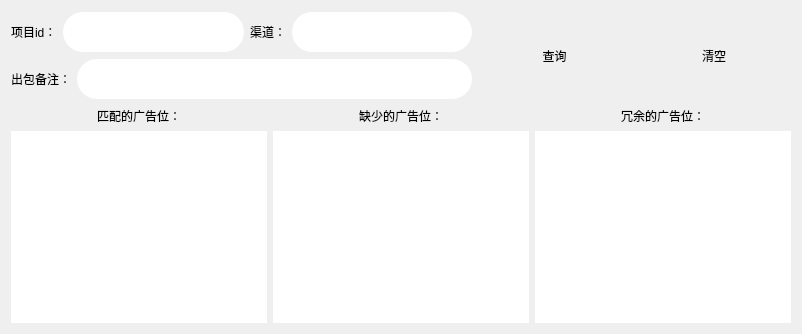
         <widget class="QWidget" name="tab_5">
          <attribute name="title">
           <string>    确认广告配置    </string>
          </attribute>
          <layout class="QVBoxLayout" name="verticalLayout_25">
           <item>
            <layout class="QHBoxLayout" name="horizontalLayout_10" stretch="6,2,2">
             <item>
              <layout class="QVBoxLayout" name="verticalLayout_21">
               <item>
                <layout class="QHBoxLayout" name="horizontalLayout_8">
                 <item>
                  <widget class="QLabel" name="label_18">
                   <property name="styleSheet">
                    <string notr="true">font: 14pt &quot;幼圆&quot;;</string>
                   </property>
                   <property name="text">
                    <string>项目id：</string>
                   </property>
                  </widget>
                 </item>
                 <item>
                  <widget class="QLineEdit" name="VerifyPrid">
                   <property name="minimumSize">
                    <size>
                     <width>0</width>
                     <height>40</height>
                    </size>
                   </property>
                   <property name="styleSheet">
                    <string notr="true">border-radius: 20px;
font: 14pt &quot;微软雅黑&quot;;
color: rgb(170, 255, 127);</string>
                   </property>
                  </widget>
                 </item>
                 <item>
                  <widget class="QLabel" name="label_19">
                   <property name="styleSheet">
                    <string notr="true">font: 14pt &quot;幼圆&quot;;</string>
                   </property>
                   <property name="text">
                    <string>渠道：</string>
                   </property>
                  </widget>
                 </item>
                 <item>
                  <widget class="QLineEdit" name="VerifyChan">
                   <property name="minimumSize">
                    <size>
                     <width>0</width>
                     <height>40</height>
                    </size>
                   </property>
                   <property name="styleSheet">
                    <string notr="true">border-radius: 20px;
font: 14pt &quot;微软雅黑&quot;;
color: rgb(170, 255, 127);</string>
                   </property>
                  </widget>
                 </item>
                </layout>
               </item>
               <item>
                <layout class="QHBoxLayout" name="horizontalLayout_9">
                 <item>
                  <widget class="QLabel" name="label_20">
                   <property name="styleSheet">
                    <string notr="true">font: 14pt &quot;幼圆&quot;;</string>
                   </property>
                   <property name="text">
                    <string>出包备注：</string>
                   </property>
                  </widget>
                 </item>
                 <item>
                  <widget class="QLineEdit" name="PackageInfo">
                   <property name="minimumSize">
                    <size>
                     <width>0</width>
                     <height>40</height>
                    </size>
                   </property>
                   <property name="styleSheet">
                    <string notr="true">border-radius: 20px;
font: 14pt &quot;微软雅黑&quot;;
color: rgb(170, 255, 127);</string>
                   </property>
                  </widget>
                 </item>
                </layout>
               </item>
              </layout>
             </item>
             <item>
              <widget class="QPushButton" name="VerifyAd">
               <property name="minimumSize">
                <size>
                 <width>0</width>
                 <height>90</height>
                </size>
               </property>
               <property name="styleSheet">
                <string notr="true">QPushButton
{border-radius:10px;
font: 28pt &quot;幼圆&quot;;}</string>
               </property>
               <property name="text">
                <string>查询</string>
               </property>
              </widget>
             </item>
             <item>
              <widget class="QPushButton" name="ClearVerifyAdText">
               <property name="minimumSize">
                <size>
                 <width>0</width>
                 <height>90</height>
                </size>
               </property>
               <property name="styleSheet">
                <string notr="true">QPushButton
{border-radius:10px;
font: 28pt &quot;幼圆&quot;;}</string>
               </property>
               <property name="text">
                <string>清空</string>
               </property>
              </widget>
             </item>
            </layout>
           </item>
           <item>
            <layout class="QHBoxLayout" name="horizontalLayout_11">
             <item>
              <layout class="QVBoxLayout" name="verticalLayout_22">
               <item>
                <widget class="QLabel" name="label_21">
                 <property name="styleSheet">
                  <string notr="true">font: 14pt &quot;幼圆&quot;;</string>
                 </property>
                 <property name="text">
                  <string>匹配的广告位：</string>
                 </property>
                 <property name="alignment">
                  <set>Qt::AlignCenter</set>
                 </property>
                </widget>
               </item>
               <item>
                <widget class="QTextBrowser" name="MatchText">
                 <property name="styleSheet">
                  <string notr="true">border-radius: 20px;
font: 14pt &quot;微软雅黑&quot;;
color: rgb(170, 255, 127);</string>
                 </property>
                </widget>
               </item>
              </layout>
             </item>
             <item>
              <layout class="QVBoxLayout" name="verticalLayout_23">
               <item>
                <widget class="QLabel" name="label_22">
                 <property name="styleSheet">
                  <string notr="true">font: 14pt &quot;幼圆&quot;;</string>
                 </property>
                 <property name="text">
                  <string>缺少的广告位：</string>
                 </property>
                 <property name="alignment">
                  <set>Qt::AlignCenter</set>
                 </property>
                </widget>
               </item>
               <item>
                <widget class="QTextBrowser" name="LackText">
                 <property name="styleSheet">
                  <string notr="true">border-radius: 20px;
font: 14pt &quot;微软雅黑&quot;;
color: rgb(170, 255, 127);</string>
                 </property>
                </widget>
               </item>
              </layout>
             </item>
             <item>
              <layout class="QVBoxLayout" name="verticalLayout_24">
               <item>
                <widget class="QLabel" name="label_23">
                 <property name="styleSheet">
                  <string notr="true">font: 14pt &quot;幼圆&quot;;</string>
                 </property>
                 <property name="text">
                  <string>冗余的广告位：</string>
                 </property>
                 <property name="alignment">
                  <set>Qt::AlignCenter</set>
                 </property>
                </widget>
               </item>
               <item>
                <widget class="QTextBrowser" name="TmrText">
                 <property name="styleSheet">
                  <string notr="true">border-radius: 20px;
font: 14pt &quot;微软雅黑&quot;;
color: rgb(170, 255, 127);</string>
                 </property>
                </widget>
               </item>
              </layout>
             </item>
            </layout>
           </item>
          </layout>
         </widget>
